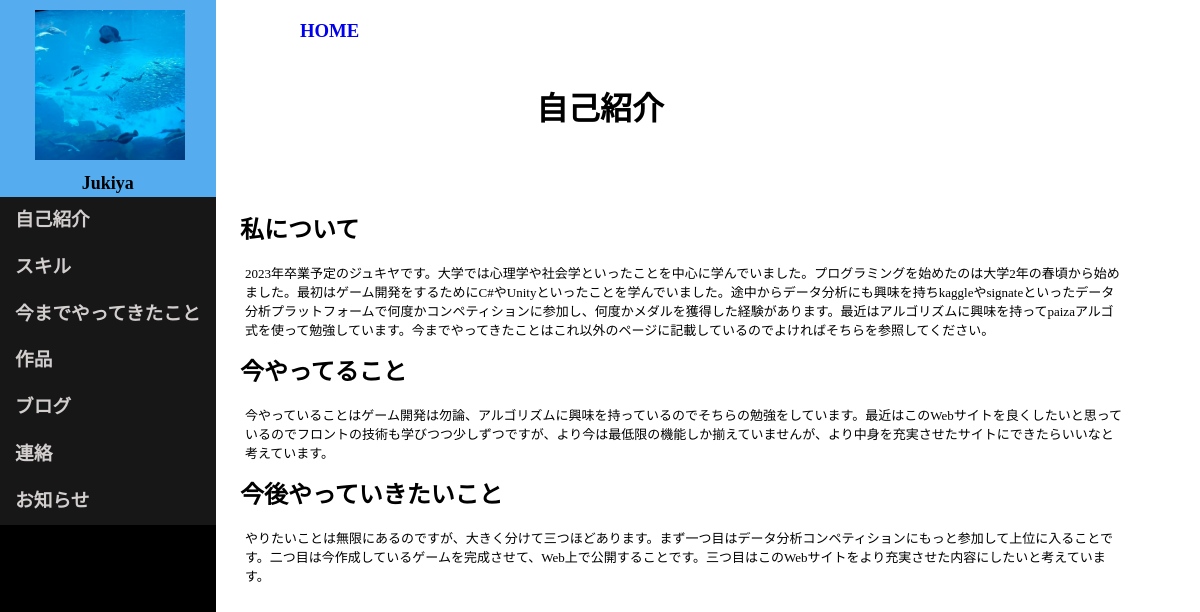
/introduction/, run on an earlier commit of the app's database.
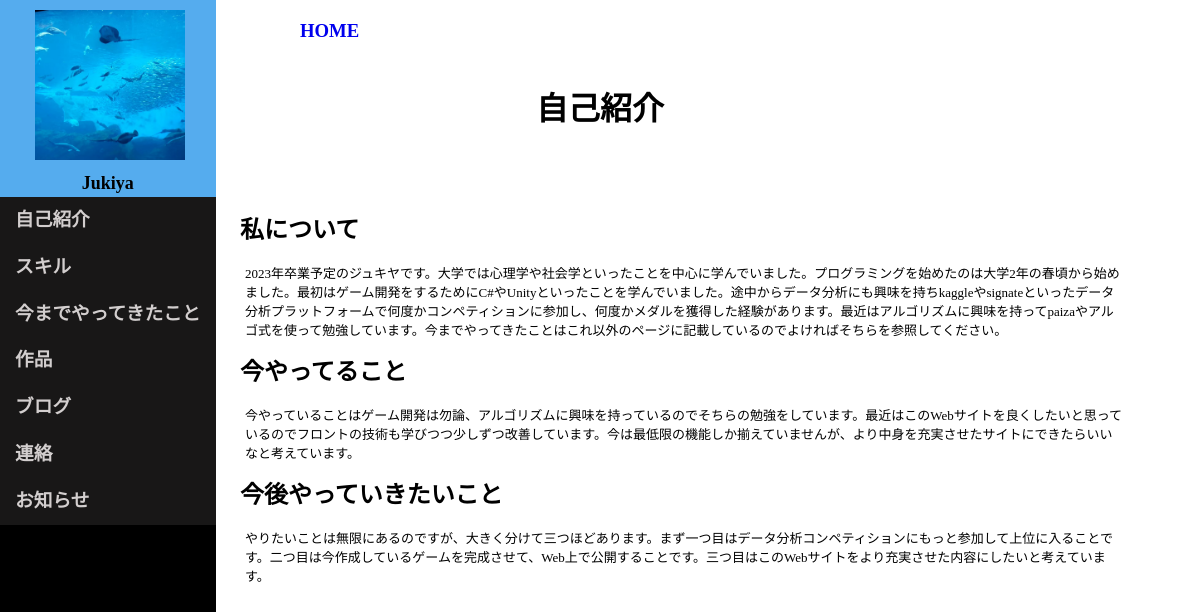
And on a later commit of the database.
### myapp/models.py (models this page shows, shortened)
class SelfIntroductionModel(models.Model):
    title = models.CharField(max_length=100, blank=True)
    description = models.TextField(
        max_length=10000, default="Please input text")

### myapp/views.py (the view)
# urls.py: path("introduction/", views.SelfIntroductionView.as_view(), name="introduction"),
class SelfIntroductionView(View):
    def get(self, request, *args, **kwargs):
        about_data = SelfIntroductionModel.objects.all()
        return render(request, "myapp/self_introduction.html", {"about_data":about_data})

### myapp/templates/myapp/self_introduction.html (shortened to what this page needs)
<!DOCTYPE html>
{% load static %}
<html lang="en">
    <head>
        <link rel="stylesheet" type="text/css" href="{% static 'css/introduction.css' %}">
        <div class="header">
            <div class="profile">
                <img src="/media/img/upload/my_favorite_photo.jpg" , alt="profile_icon" , width="150" , height="150">
                <h1><font color="black">Jukiya</font></h1>
            </div>
            <div class="page_link">
                <h3 id="introduction">自己紹介</h3>
                <h3 id="skill">スキル</h3>
                <h3 id="experience">今までやってきたこと</h3>
                <h3 id="works">作品</h3>
                <h3 id="blog">ブログ</h3>
                <h3 id="contact">連絡</h3>
                <h3 id="news">お知らせ</h3>
            </div>
        </div>
    </head>
    <body>
        <div class="title">
            <a href="{% url 'myapp:home' %}"><h3>HOME</h3></a>
        <h1 class="introduction">自己紹介</h1>
        </div>
        <div class="introduction_content", id="aboutmecontent">
            {% for about in about_data %}
            <ul>
                <li><h2>{{about.title}}</h2></li>
                <p>{{ about.description | linebreaks }}</p>
            </ul>
            {% endfor %}
        </div>
    </body>
</html>

What changed in the data, as far as the page shows it:
changed SelfIntroductionModel "私について": description "2023年卒業予定のジュキヤです。大学では心理学や社会学といったことを中心に学んでいました。プログラミングを始めたのは大学2年の春頃から始めました。最初はゲーム開発をするためにC#やUnityといったことを学んでいました。途中からデータ分析にも興味を持ちkaggleやsignateといったデータ分析プラットフォームで何度かコンペティションに参加し、何度かメダルを獲得した経験があります。最近はアルゴリズムに興味を持ってpaizaアルゴ式を使って勉強しています。今までやってきたことはこれ以外のページに記載しているのでよければそちらを参照してください。" → "2023年卒業予定のジュキヤです。大学では心理学や社会学といったことを中心に学んでいました。プログラミングを始めたのは大学2年の春頃から始めました。最初はゲーム開発をするためにC#やUnityといったことを学んでいました。途中からデータ分析にも興味を持ちkaggleやsignateといったデータ分析プラットフォームで何度かコンペティションに参加し、何度かメダルを獲得した経験があります。最近はアルゴリズムに興味を持ってpaizaやアルゴ式を使って勉強しています。今までやってきたことはこれ以外のページに記載しているのでよければそちらを参照してください。"
changed SelfIntroductionModel "今やってること": description "今やっていることはゲーム開発は勿論、アルゴリズムに興味を持っているのでそちらの勉強をしています。最近はこのWebサイトを良くしたいと思っているのでフロントの技術も学びつつ少しずつですが、より今は最低限の機能しか揃えていませんが、より中身を充実させたサイトにできたらいいなと考えています。" → "今やっていることはゲーム開発は勿論、アルゴリズムに興味を持っているのでそちらの勉強をしています。最近はこのWebサイトを良くしたいと思っているのでフロントの技術も学びつつ少しずつ改善しています。今は最低限の機能しか揃えていませんが、より中身を充実させたサイトにできたらいいなと考えています。"
